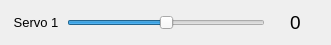
  <widget class="QWidget" name="horizontalLayoutWidget_2">
   <property name="geometry">
    <rect>
     <x>420</x>
     <y>375</y>
     <width>331</width>
     <height>41</height>
    </rect>
   </property>
   <property name="font">
    <font>
     <family>Arial</family>
     <pointsize>9</pointsize>
    </font>
   </property>
   <layout class="QHBoxLayout" name="horizontalLayout_2" stretch="1,4,1">
    <item>
     <widget class="QLabel" name="Servo1">
      <property name="font">
       <font>
        <family>Arial</family>
        <pointsize>10</pointsize>
        <weight>50</weight>
        <italic>false</italic>
        <bold>false</bold>
       </font>
      </property>
      <property name="styleSheet">
       <string notr="true">font: 10pt &quot;Arial&quot;;</string>
      </property>
      <property name="text">
       <string>Servo 1</string>
      </property>
      <property name="alignment">
       <set>Qt::AlignCenter</set>
      </property>
     </widget>
    </item>
    <item>
     <widget class="QSlider" name="HSlider_FineServo1">
      <property name="font">
       <font>
        <family>Arial</family>
        <pointsize>9</pointsize>
       </font>
      </property>
      <property name="minimum">
       <number>-10</number>
      </property>
      <property name="maximum">
       <number>10</number>
      </property>
      <property name="orientation">
       <enum>Qt::Horizontal</enum>
      </property>
     </widget>
    </item>
    <item>
     <widget class="QLabel" name="label_FineServo1">
      <property name="font">
       <font>
        <family>Arial</family>
        <pointsize>14</pointsize>
        <weight>50</weight>
        <italic>false</italic>
        <bold>false</bold>
       </font>
      </property>
      <property name="styleSheet">
       <string notr="true">font: 14pt &quot;Arial&quot;;</string>
      </property>
      <property name="text">
       <string>0</string>
      </property>
      <property name="alignment">
       <set>Qt::AlignCenter</set>
      </property>
     </widget>
    </item>
   </layout>
  </widget>
